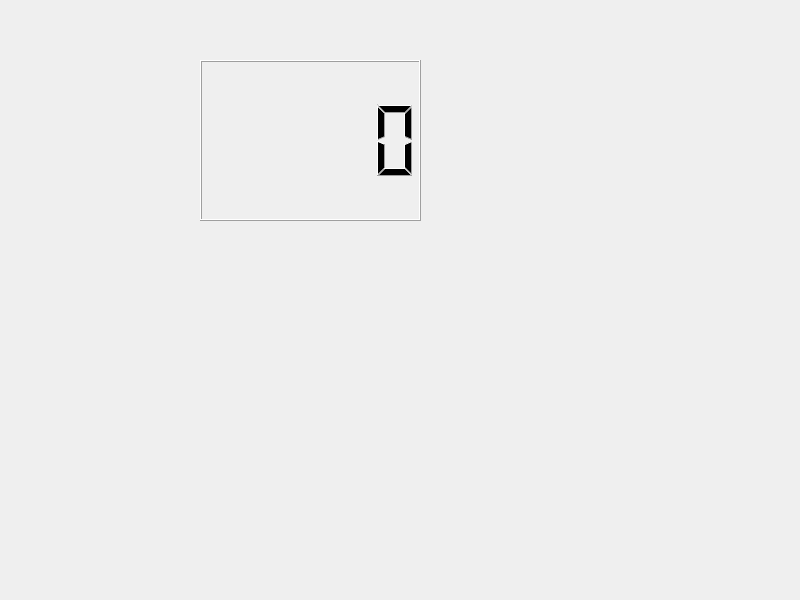
<?xml version="1.0" encoding="UTF-8"?>
<ui version="4.0">
 <class>Widget</class>
 <widget class="QWidget" name="Widget">
  <property name="geometry">
   <rect>
    <x>0</x>
    <y>0</y>
    <width>800</width>
    <height>600</height>
   </rect>
  </property>
  <property name="windowTitle">
   <string>Widget</string>
  </property>
  <widget class="QLCDNumber" name="lcdNumber">
   <property name="geometry">
    <rect>
     <x>200</x>
     <y>60</y>
     <width>221</width>
     <height>161</height>
    </rect>
   </property>
  </widget>
 </widget>
 <resources/>
 <connections/>
</ui>
